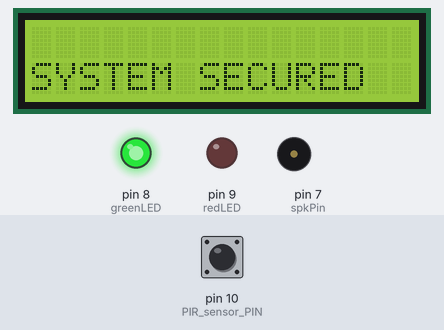
Recording of a sketch running on a simulated Arduino Uno, built with avr-gcc and run on an emulated ATmega328P. On the bench: 16×2 character LCD, output pins drawn as LEDs (lit = HIGH), buzzer (waves = sounding). Dashed ring = blinking. The test bench sets the inputs (shaded band); at power-on: pin 10 (PIR_sensor_PIN) LOW. What the sketch prints to the serial monitor is not drawn.

Above: at 1.7 s.
1.8 s: pin 10 (PIR_sensor_PIN) driven HIGH
At 2.9 s:
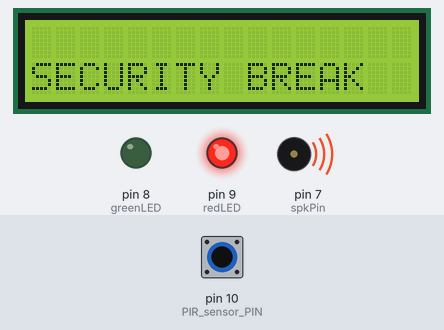
4.8 s: pin 10 (PIR_sensor_PIN) driven LOW
At 5.3 s:
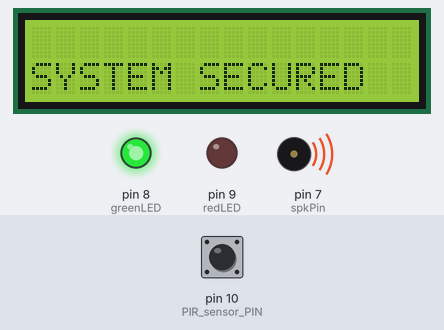
7.3 s: pin 10 (PIR_sensor_PIN) pulsed HIGH 2 times (0.12 s each, 0.3 s apart)
At 7.53 s:
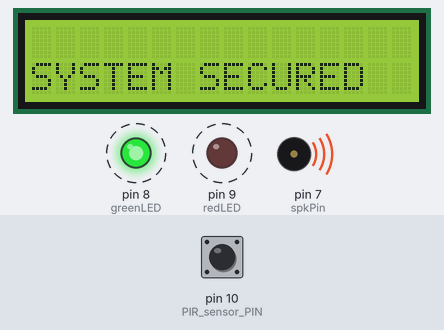
9.4 s: pin 10 (PIR_sensor_PIN) pulsed HIGH 5 times (0.12 s each, 0.3 s apart)
At 9.49 s:
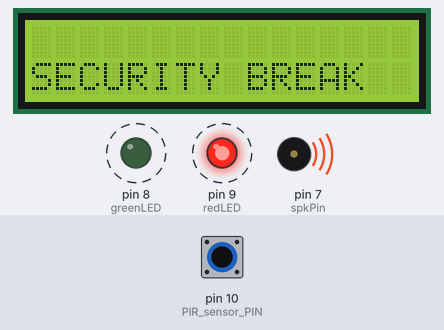
Timing chart, 0 to 13.2 s (numbered marks = the images above; inputs shaded):
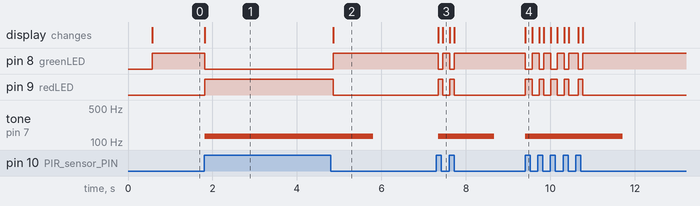

Measured:
- after the input at 1.8 s, pin 8 (greenLED): HIGH → LOW at once; pin 9 (redLED): LOW → HIGH at once; tone on pin 7 (spkPin): silent → 131 Hz at once; the display: changes at once (image 1)
- after the input at 4.8 s, pin 8 (greenLED): LOW → HIGH after 0.05 s; pin 9 (redLED): HIGH → LOW after 0.05 s; tone on pin 7 (spkPin): 131 Hz → silent after 1.0 s; the display: changes after 0.05 s (image 2)
- after the input at 7.3 s, pin 8 (greenLED): alternates HIGH for 0.16 s and LOW for 0.11 s, 4 changes in all, then stays HIGH, starting after 0.05 s; pin 9 (redLED): alternates HIGH for 0.11 s and LOW for 0.16 s, 4 changes in all, then stays LOW, starting after 0.05 s
- after the input at 9.4 s, pin 8 (greenLED): alternates HIGH for 0.16 s and LOW for 0.11 s, 10 changes in all, then stays HIGH, starting at once; pin 9 (redLED): alternates HIGH for 0.11 s and LOW for 0.16 s, 10 changes in all, then stays LOW, starting at once

The sketch:

sketch_TX_PIR_withSounder.ino
```cpp
#include <LiquidCrystal.h>
LiquidCrystal lcd(12, 11, 5, 4, 3, 2);
int redLED = 9;
int greenLED = 8;
const int PIR_sensor_PIN = 10;
#define Do 131
#define Re 147
#define Mi 165
const int spkPin = 7;
int solfege[] = {Do,Re,Mi};
int PIR_sensor_PIN_state=0;

void setup()
{
lcd.begin(16,2);
Serial.begin(9600);
pinMode(PIR_sensor_PIN, INPUT);
pinMode(redLED, OUTPUT);
pinMode(greenLED, OUTPUT);
lcd.setCursor(0,0);
lcd.print("SECURITY SYSTEM");
lcd.setCursor(0,1);
lcd.print("OF RESTRICTED AREA");
delay(500);
}

// the loop routine runs over and over again forever:
void loop()
{
PIR_sensor_PIN_state = digitalRead(PIR_sensor_PIN);
if(PIR_sensor_PIN_state == HIGH)
{
    lcd.clear();
    int PIR_SERIAL_BYTE=10;
    Serial.write(PIR_SERIAL_BYTE);
    lcd.setCursor(0,1);
    lcd.print("SECURITY BREAK");
    digitalWrite(redLED, HIGH);
    digitalWrite(greenLED, LOW);
    for(int i=0;i<8;i++)
      {
        tone(spkPin,solfege[i],1000);
        delay(50);
        return spkPin;
      }
}
else
{
    lcd.clear();
    int PIR_SERIAL_BYTE=20;
    Serial.write(PIR_SERIAL_BYTE);
    lcd.setCursor(0,1);
    lcd.print("SYSTEM SECURED");
    digitalWrite(redLED, LOW);
    digitalWrite(greenLED, HIGH);
    delay(50);
}
}
```
